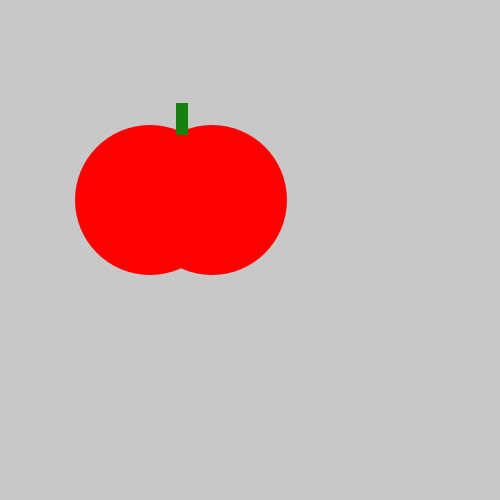
Frame 1 (no input)
Frame 60 (the mouse pressed at the canvas centre just before this capture): identical to frame 1, image omitted
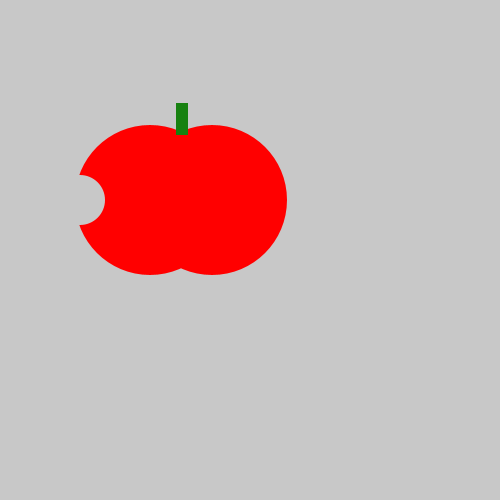
Frame 120 (the mouse held since frame 60 and released just before this capture)

The Processing sketch that drew these frames (run headless with seeded random() and noise(); from frame 60 on, the mouse is pressed at the canvas centre):

// Processing sketch: Tasty_Tomato
// ── Tasty_Tomato.pde
 void setup() {
    size(500, 500);
}
void draw() {
    background(200, 200, 200);
    noStroke();
    fill(#FF0000);
    ellipse(150, 200, 150, 150);
    ellipse(212, 200, 150, 150);
    fill(#178110);
    rect(176, 103, 12, 32);
    if(mousePressed){
    fill(200, 200, 200);
    ellipse(80,200,50,50);
}
}
